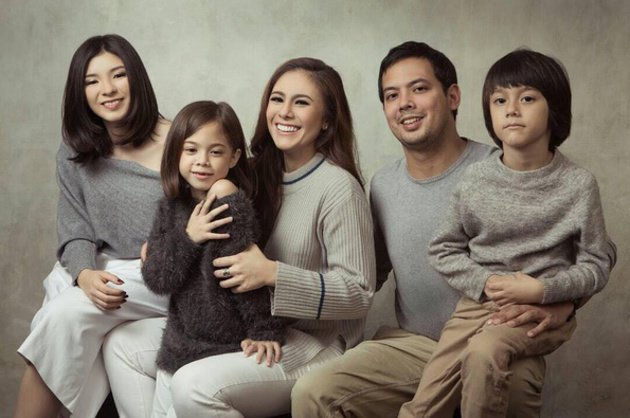
#> input picture FaceCounter/practice.jpg, 630 x 418 px
$ python SimpleFaceCounter.py
#> lines starting #> are read from the running program, lines starting #| are printed output that depends on the picture
import numpy as np
import cv2 as cv

#disini saya menggunakan OpenCV yang mungkin belum cukup kompatibel dengan python 3.7 dan pylint yang saya gunakan
#sehingga harus menambahkan sesuatu dalam setting pylint agar menghindari error
#tekan ctrl+shift+p lalu ketik setting.json
#tambahkan "python.linting.pylintArgs": ["--extension-pkg-whitelist=cv2"],
#untuk install OpenCV dapat dilakukan pip install OpenCV

detektorWajah = cv.CascadeClassifier('haarcascade_frontalface_default.xml')
detektorMata = cv.CascadeClassifier('haarcascade_eye.xml')

img= cv.imread('practice.jpg')
#> img is the input picture: shape (418, 630, 3); mean B, G, R 106.8, 118.5, 127.7
img_gray = cv.cvtColor(img,cv.COLOR_BGR2GRAY)
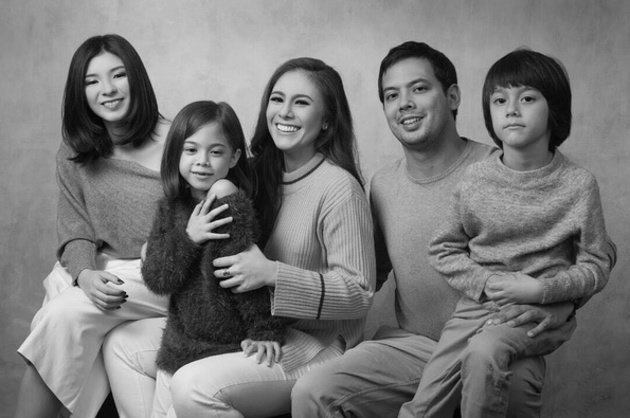
#> img_gray: shape (418, 630); min 0, max 241, mean 119.9

deteksi_wajah=detektorWajah.detectMultiScale(img_gray, 1.3,5)
#> deteksi_wajah = [[257, 75, 65, 65], [76, 55, 61, 61], [371, 61, 75, 75], [482, 74, 67, 67], [173, 127, 62, 62]]

font=cv.FONT_HERSHEY_SIMPLEX
jumlahWajah=0

for x,y,w,h in deteksi_wajah:
#> (the run stopped early here; a loop or call above may not have finished)
